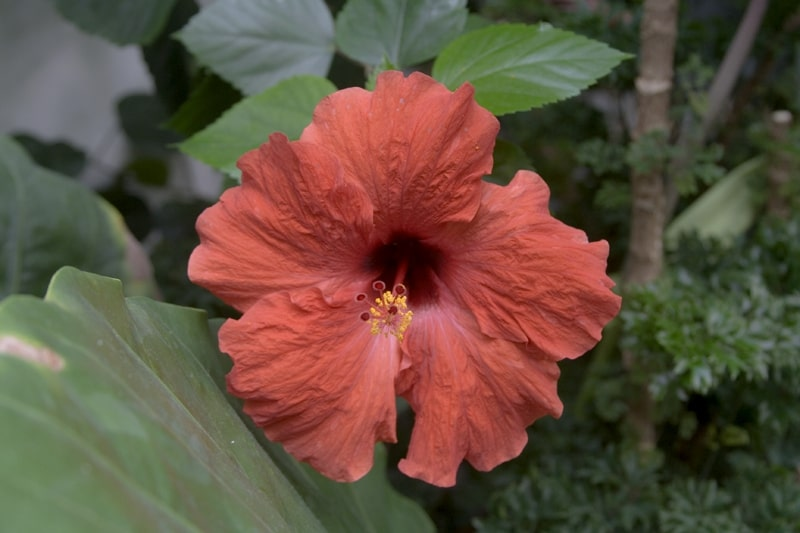
//> input picture openCV/img/CC_src.jpg, 800 x 533 px
$ ./line_detectors img/CC_src.jpg   (built with g++ and OpenCV 4)
//> lines starting //> are read from the running program, lines starting //| are printed output that depends on the picture; after the words box and inside, x2 and y2 are one past the last pixel; in counts of white or black regions, pixels touching at a corner belong together
/**
 * @file line_detectors.cpp
 * @brief code for extracting horizontal and vertical lines in an image
 */

#include <iostream>
#include "opencv2/imgproc.hpp"
#include "opencv2/highgui.hpp"
#include "opencv2/imgcodecs.hpp"

using namespace std;
using namespace cv;

Mat src, dst, src_gray, bw;

void show_wait_destroy(const char* winname, cv::Mat img) {
    imshow(winname, img);
    moveWindow(winname, 500, 0);
    waitKey(0);
    destroyWindow(winname);
}

int main(int argc, char** argv){

    //Load image
    CommandLineParser parser(argc, argv, "{@input | ./img/notes.jpg | input image}");;
    src = imread( parser.get<String>("@input"), IMREAD_COLOR );
//> src is the input picture: 533 rows x 800 cols, CV_8UC3; mean B, G, R 64.3, 80.8, 99.7

    //checking image read error
    if(src.empty()){
        cout << "Could not open or find the image" << endl;
        return -1;
    }
    // Show original image
    imshow("Original", src);

    //transform source image to grayscale id its not already
    if(src.channels() == 3){
        cvtColor(src, src_gray, COLOR_BGR2GRAY);
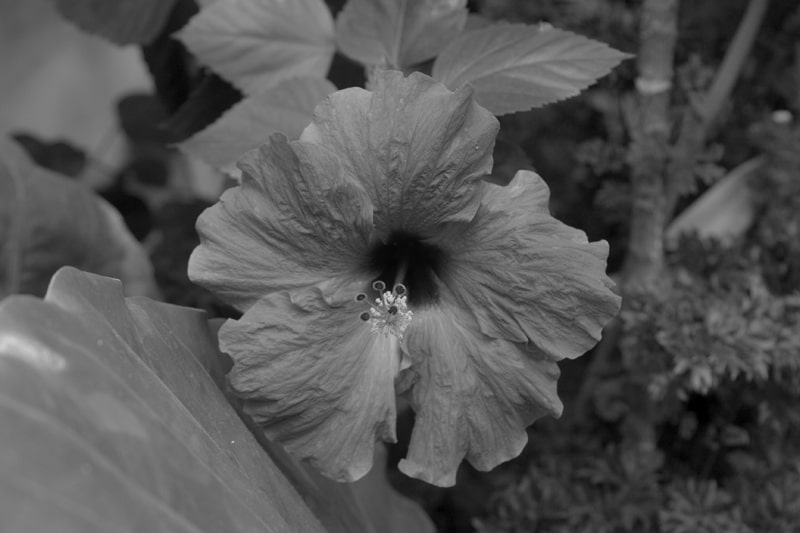
//> src_gray: 533 rows x 800 cols, CV_8UC1; min 0, max 212, mean 84.6
    }
    else{
        src_gray = src;
    }
    // Show grayscale image
    imshow("Gray", src_gray);

    // Apply adaptive threshold at the bitwise_not of src_gray, note the ~ symbol
    adaptiveThreshold(~src_gray, bw, 255, ADAPTIVE_THRESH_MEAN_C, THRESH_BINARY, 15, -2);
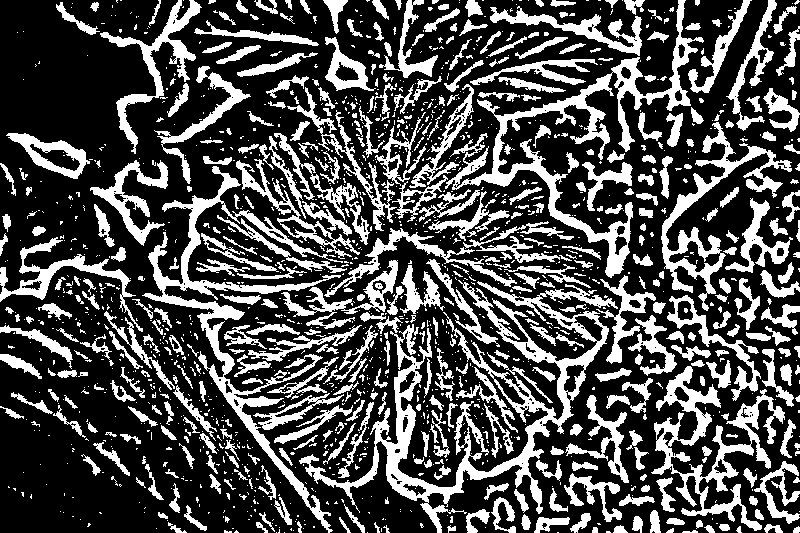
//> bw: 533 rows x 800 cols, CV_8UC1; 30.2% white; 1543 white regions (1095 under 20 px), largest, box (x1, y1, x2, y2) and area: (299, 280, 618, 533) 12287, (445, 0, 704, 278) 8149, (142, 166, 343, 533) 7632

    // Show binary image
    imshow("Binary", bw);

    //create the image that will use to extract horizontal and vertical lines
    Mat horizontal = bw.clone();
    Mat vertical = bw.clone();

    //specify the size of horizontal axis
    int horizontalSize = horizontal.cols / 30;
//> horizontalSize = 26
    //specify the size of vertical axis
    int verticalSize = vertical.rows / 30;
//> verticalSize = 17


    //create structure element for extracting horizontal lines through morphology operations
    Mat horizontalStructure = getStructuringElement(MORPH_RECT, Size(horizontalSize, 1));
//> horizontalStructure = 26 values from 1 to 1

    //apply morphology operations
    erode(horizontal, horizontal, horizontalStructure, Point(-1, -1));
//> horizontal: 533 rows x 800 cols, CV_8UC1; 0.71% white; 116 white regions (71 under 20 px), largest, box (x1, y1, x2, y2) and area: (207, 32, 300, 42) 251, (241, 285, 302, 292) 202, (161, 297, 221, 308) 132
    dilate(horizontal, horizontal, horizontalStructure, Point(-1, -1));
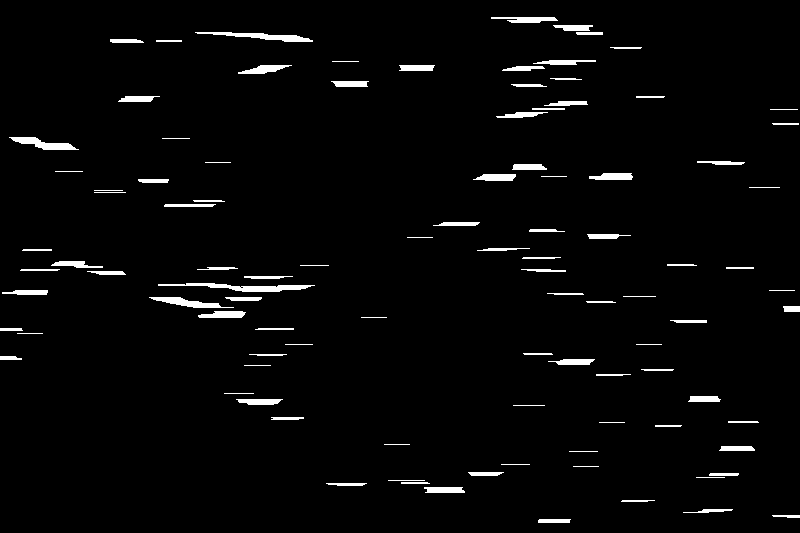
//> horizontal: 533 rows x 800 cols, CV_8UC1; 2.7% white; 101 white regions, largest, box (x1, y1, x2, y2) and area: (158, 283, 315, 292) 635, (195, 32, 313, 42) 501, (9, 137, 79, 150) 427

    //show extracted horizontal lines
    show_wait_destroy("Horizontal", horizontal);

    //create structure element for extracting vertical lines through morphology operations
    Mat verticalStructure = getStructuringElement(MORPH_RECT, Size(1, verticalSize));
//> verticalStructure = 17 values from 1 to 1

    //apply morphology operations
    erode(vertical, vertical, verticalStructure, Point(-1, -1));
//> vertical: 533 rows x 800 cols, CV_8UC1; 1.7% white; 266 white regions (174 under 20 px), largest, box (x1, y1, x2, y2) and area: (395, 379, 414, 451) 457, (607, 231, 624, 270) 260, (406, 273, 416, 306) 181
    dilate(vertical, vertical, verticalStructure, Point(-1, -1));
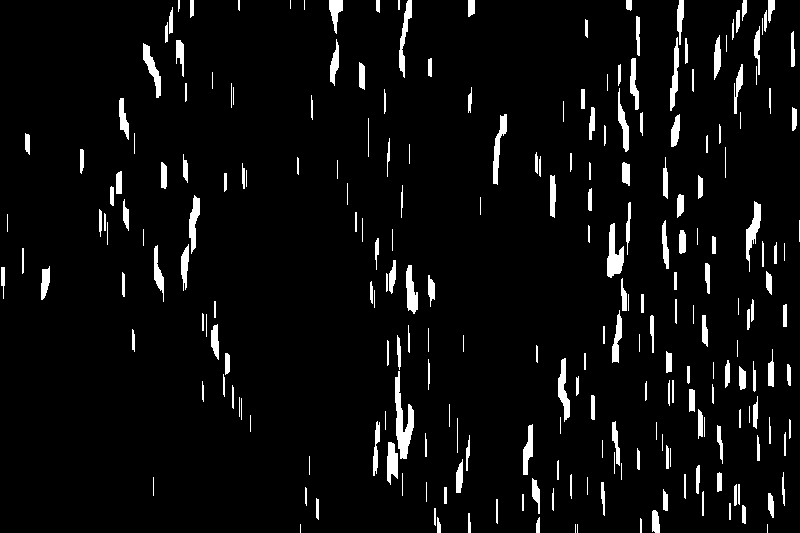
//> vertical: 533 rows x 800 cols, CV_8UC1; 5.2% white; 244 white regions (40 under 20 px), largest, box (x1, y1, x2, y2) and area: (395, 371, 414, 459) 793, (607, 223, 624, 278) 532, (746, 201, 761, 272) 433

    //show extracted vertical lines
    show_wait_destroy("Vertical", vertical);

    // Inverse vertical image
    bitwise_not(vertical, vertical);
    show_wait_destroy("vertical_bit", vertical);

    // Extract edges and smooth image according to the logic
    // 1. extract edges
    // 2. dilate(edges)
    // 3. src.copyTo(smooth)
    // 4. blur smooth img
    // 5. smooth.copyTo(src, edges)

    // Step 1
    Mat edges;
    adaptiveThreshold(vertical, edges, 255, ADAPTIVE_THRESH_MEAN_C, THRESH_BINARY, 3, -2);
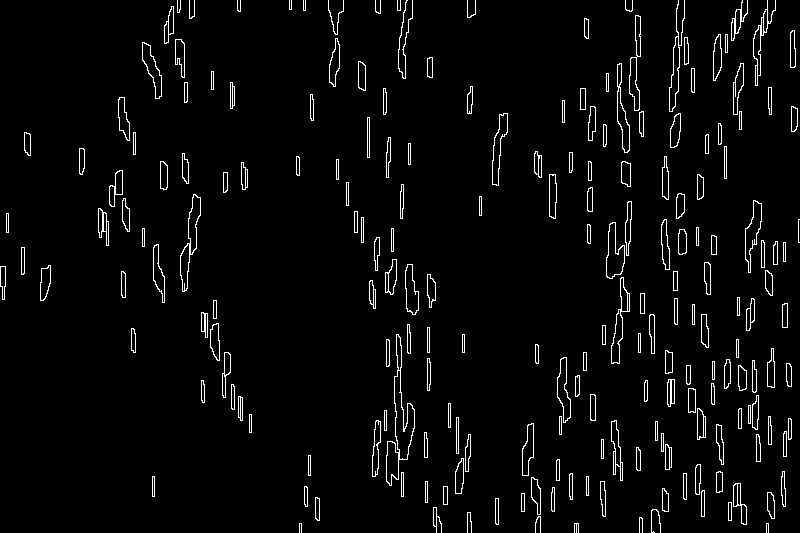
//> edges: 533 rows x 800 cols, CV_8UC1; 3.6% white in thin lines or dots
    show_wait_destroy("edges", edges);

    // Step 2
    Mat kernel = Mat::ones(2, 2, CV_8UC1);
    dilate(edges, edges, kernel);
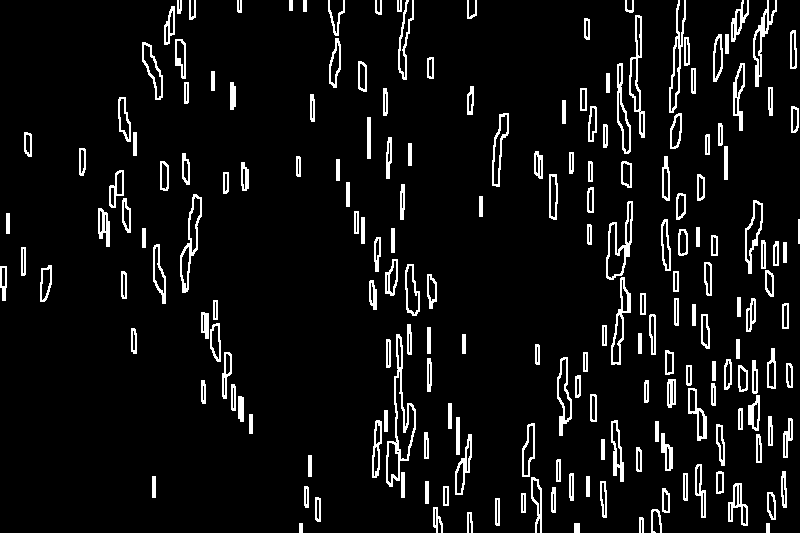
//> edges: 533 rows x 800 cols, CV_8UC1; 7.2% white in thin lines or dots
    show_wait_destroy("dilate", edges);

    // Step 3
    Mat smooth;
    vertical.copyTo(smooth);

    // Step 4
    blur(smooth, smooth, Size(2, 2));
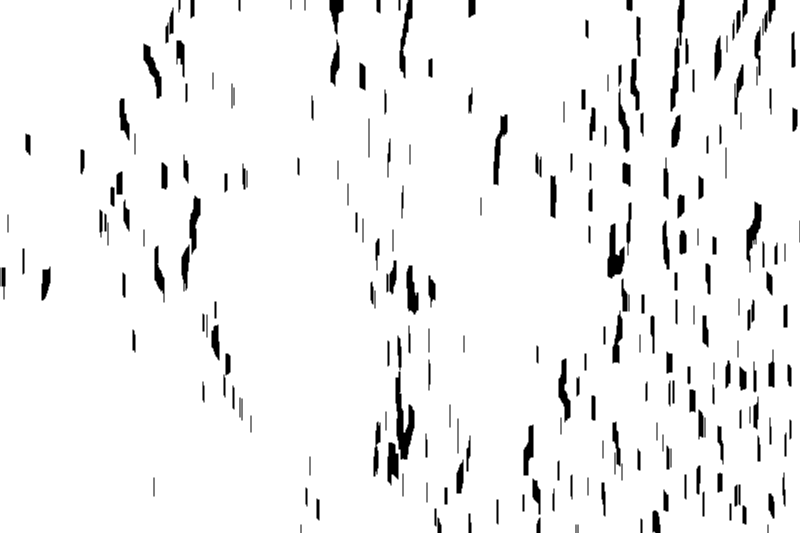
//> smooth: 533 rows x 800 cols, CV_8UC1; min 0, max 255, mean 241.8

    // Step 5
    smooth.copyTo(vertical, edges);

    // Show final result
    show_wait_destroy("smooth - final", vertical);
    //! [smooth]

    return 0;


}

$ run again, on openCV/img/MT_dst.jpg
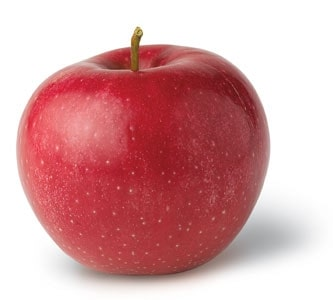
//> input picture openCV/img/MT_dst.jpg, 333 x 300 px
//> src is the input picture: 300 rows x 333 cols, CV_8UC3; mean B, G, R 164, 161.7, 214
//> `adaptiveThreshold(~src_gray, bw, 255, ADAPTIVE_THRESH_MEAN_C, THRESH_B..`:
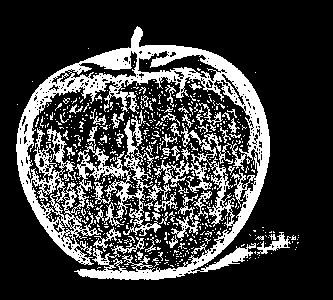
//> bw: 300 rows x 333 cols, CV_8UC1; 23.9% white; 605 white regions (549 under 20 px), largest, box (x1, y1, x2, y2) and area: (16, 26, 270, 280) 18710, (171, 194, 200, 241) 350, (257, 232, 291, 255) 258
//> `blur(smooth, smooth, Size(2, 2));`:
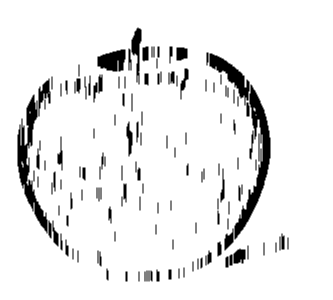
//> smooth: 300 rows x 333 cols, CV_8UC1; min 0, max 255, mean 235.5
